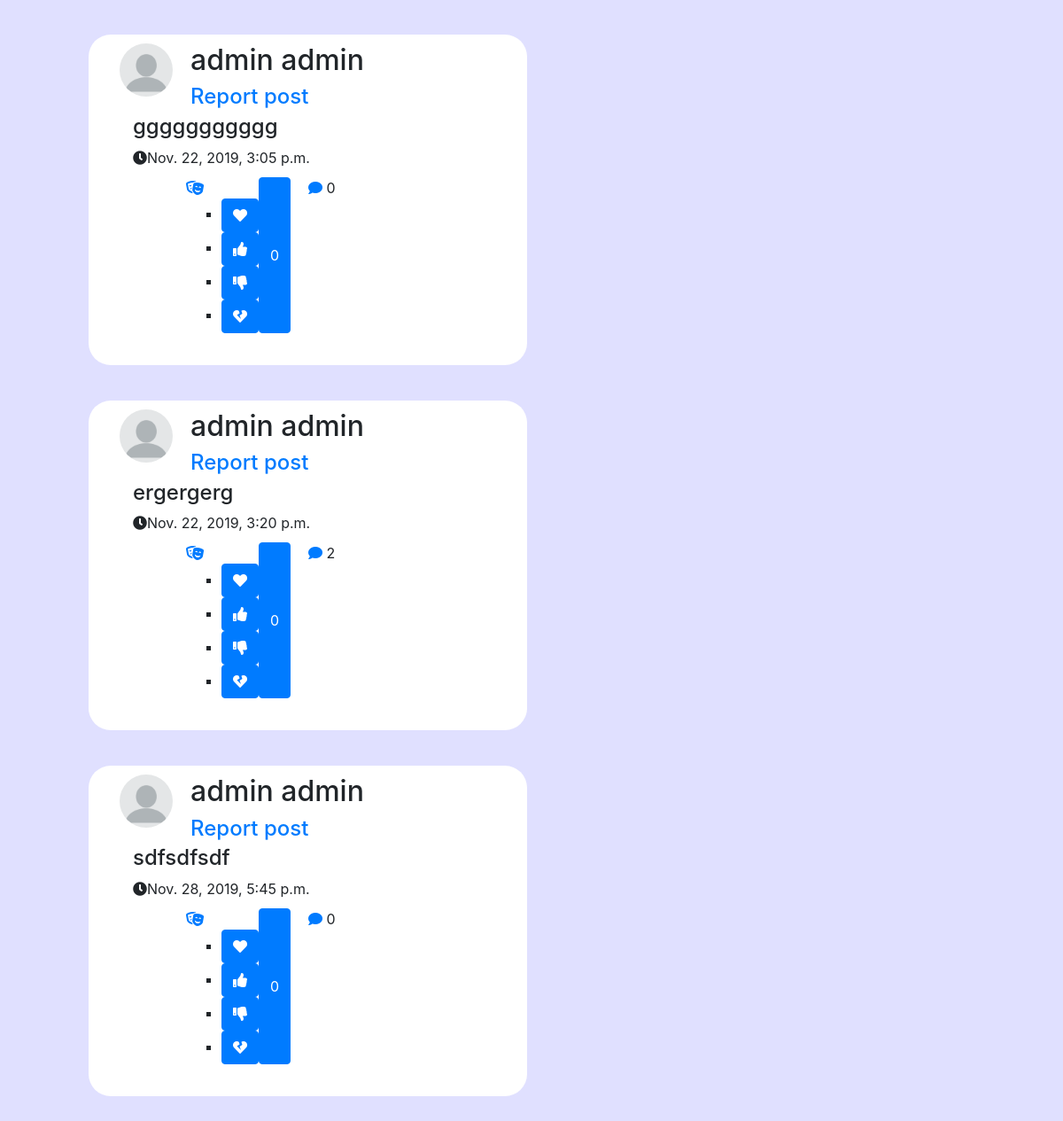
The app's page /likeme/foro/ (signed in, lower part), older data.
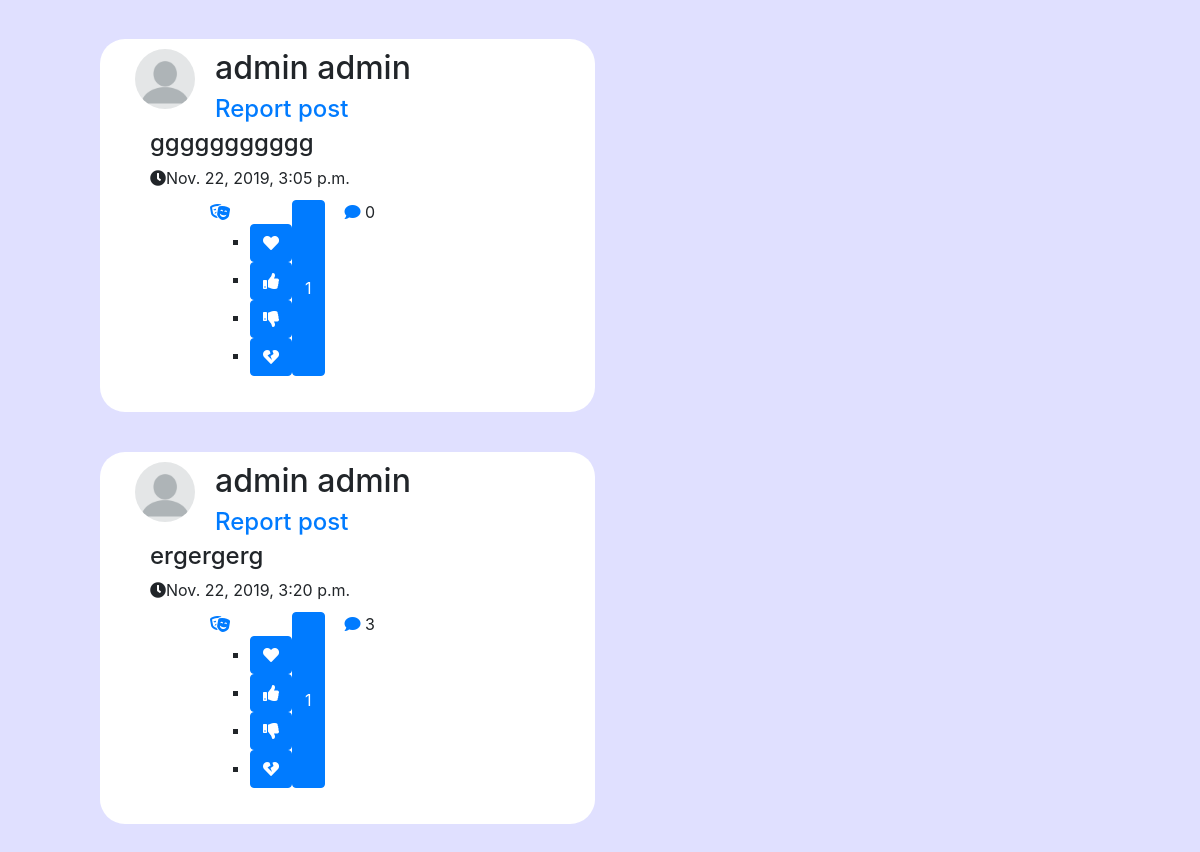
The same page, newer data.
### likeme/models.py (models this page shows, shortened)
class Posteig(models.Model):
    id = models.AutoField(primary_key=True)
    content = models.CharField(max_length=200)
    user_post = models.ForeignKey(User, on_delete=models.CASCADE)
    creation_date = models.DateTimeField(auto_now_add=True)

class LikeMeUser(AbstractBaseUser):
    email = models.EmailField(verbose_name='email address', max_length=90, unique=True)
    first_name = models.CharField(max_length=30)
    last_name = models.CharField(max_length=30)
    sex = models.IntegerField(default=0)
    birth_date = models.DateTimeField(default=timezone.now)
    phone_number = models.TextField(default=0)
    photo = models.ImageField(upload_to='profiles/', default='profiles/profile_default.png')
    profile_state = models.IntegerField(default=0)
    join_date = models.DateTimeField(verbose_name='join date', auto_now_add=True)
    active = models.BooleanField(default=True)  # can login
    staff = models.BooleanField(default=False)  # staff user non superuser
    admin = models.BooleanField(default=False)  # superuser
    USERNAME_FIELD = 'email'
    REQUIRED_FIELDS = ['first_name', 'last_name', 'sex', 'birth_date', 'phone_number']
    objects = LikeMeUserManager()
    def get_full_name(self):
        return self.first_name + " " + self.last_name
    @property
    def is_active(self):
        return self.active
    def __str__(self):
        return self.get_full_name()

### likeme/views.py (the view, shortened to what this page needs)
# urls.py: path(r'foro/', views.forum, name='forum'),
@login_required()
def forum(request):
    context = {}
    l = []
    freq_current_friends = FriendShip.objects.filter(Q(user_sender=request.user, accepted=True)
                                                    | Q(user_receiver=request.user, accepted=True))
    friends = [x.user_sender if x.user_sender != request.user else x.user_receiver for x in freq_current_friends]
    posts = Posteig.objects.filter(user_post__in=friends).exclude(user_post=request.user)
    for p in posts:
        comments = Comments.objects.filter(posteig_id=p.id)
        likes = Like.objects.filter(post_id=p.id)
        tr = [(q, Reply.objects.filter(posteig_id=q)) for q in comments]
        t = (p, tr, likes)
        l.append(t)
    context = {
        'posts': l
    }
    return render(request, 'likeme/foro.html', context)

### templates/likeme/foro.html (shortened to what this page needs)
{% extends "likeme/BaseLayout.html" %}
{% load static %}
{% block content %}
    <div class="md-col-6" id="perfilfeed">
        <form action ="" method="POST">
            {% for p in posts %}
                <div class="post-bar">
                    <div class="row" id="perfilcommentrow1">
                        <div class="about-img" id="perfilimgcomment"><img src="{{user.photo.url}}" class="img-responsive" alt=""></div>
                        <div id="perfilcommentnom">
                            <h2>{{p.0.user_post}}
                                {% if p.0.user_post != request.user %}
                                    <h2><h4> <a href="#" type="text" data-toggle="modal"
                                                data-target="#exampleModal{{p.id}}" data-whatever="@mdo">Report post</a></h4></h2>
                                {% endif %}
                            </h2>
                        </div>
                    </div>
                    <h4> {{ p.0.content }} </h4>
                    <span><i class="fa fa-clock-o"></i>{{p.0.creation_date}}</span>
                    <ul class="row">
                        <ul class="nav" id="post_reaction">
                            <div class="row">
                                <li><a href=""><i class="fas fa-theater-masks"></i></a>
                                    <ul id="reaction_desplegable">
                                        <li><button class="btn btn-primary" id="post_like" type="submit" name="like_value" value="1{{p.0.id}}"><i class="fas fa-heart"></i></button></li>
                                        <li><button class="btn btn-primary" id="post_like" type="submit" name="like_value" value="2{{p.0.id}}"><i class="fas fa-thumbs-up"></i></button></li>
                                        <li><button class="btn btn-primary" id="post_like" type="submit" name="like_value" value="3{{p.0.id}}"><i class="fas fa-thumbs-down"></i></button></li>
                                        <li><button class="btn btn-primary" id="post_like" type="submit" name="like_value" value="4{{p.0.id}}"><i class="fas fa-heart-broken"></i></button></li>
                                    </ul>
                                </li>
                                <button type="button" id="reactioncount" class="btn btn-primary" data-toggle="modal" data-target="#modal{{p.0.id}}">
                                    {{p.2|length}}
                                </button>
                            </div>
                        </ul>
                        <div class="col" id="postcomment"><a data-toggle="collapse" href="#perfilcommentcomment{{p.0.id}}" title=""><i class="fa fa-comment"></i></a> {{p.1|length}} </div>
                    </ul>
                </div>
            {% endfor %}
        </form>
    </div>
{% endblock %}

Row changes from the older to the newer data that the page shows:
removed Posteig: photo (placeholder picture), user_post.last_name "admin admin", content "sdfsdfsdf", creation_date "Nov. 28, 2019, 5:45 p.m.", p "0"
computed for Posteig "ggggggggggg": p "0" → "1"
computed for Posteig "ergergerg": p "0" → "1"; p "2" → "3"
